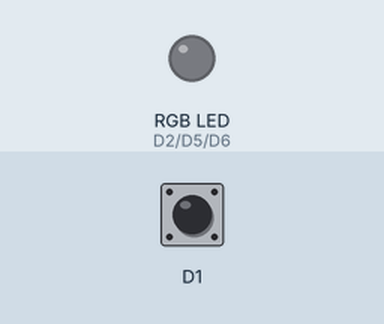
Simulated run of this sketch. Board: ESP8266 (NodeMCU). On the bench: an RGB LED mixed from three pins (HIGH = lit). The inputs (shaded band) are chosen by the test bench; at power-on: D1 HIGH. Dim RGB values are drawn brighter than linear.

Above: at 1.2 s.
1.3 s: D1 pulled LOW for 1 s
At 3.2 s:
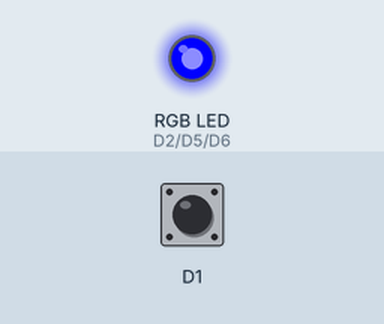
4.0 s: D1 pulled LOW for 0.15 s
At 5.6 s:
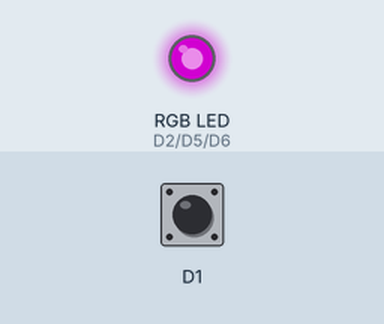
5.9 s: D1 pulled LOW for 3.2 s
At 9.4 s:
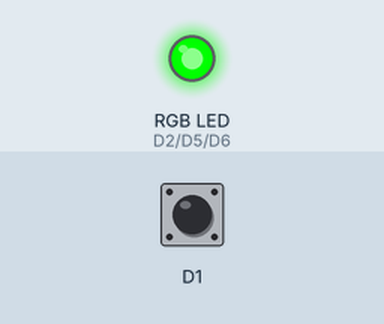
Timing chart, 0 to 10.9 s (numbered marks = the images above; inputs shaded):
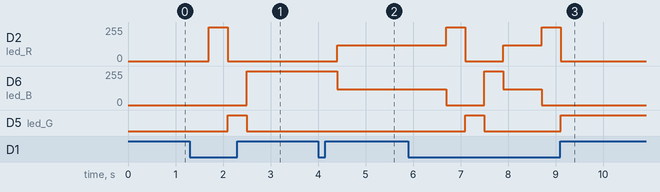

Measured:
- after the input at 1.3 s, D2 (led_R): 0/255 → 255/255 after 0.40 s, → 0/255 0.40 s later; D6 (led_B): 0/255 → 255/255 after 1.2 s; D5 (led_G): LOW → HIGH after 0.80 s, → LOW 0.40 s later
- after the input at 4.0 s, D2 (led_R): 0/255 → 120/255 after 0.40 s; D6 (led_B): 255/255 → 120/255 after 0.40 s
- after the input at 5.9 s, D2 (led_R): 120/255 → 255/255 after 0.80 s, → 0/255 0.40 s later, → 120/255 0.80 s later, → 255/255 0.80 s later, … (5 changes in this stretch); D6 (led_B): 120/255 → 0/255 after 0.80 s, → 255/255 0.80 s later, → 120/255 0.40 s later, → 0/255 0.80 s later

The sketch:

RGB-With-Button.ino
```cpp
/*
  This circuit has a common catode RGB Led and a button
  here are the wirings
  * NodeMCU -> VIN to +
  * NodeMCU -> GND to -
  * NodeMCU -> D2~ to Led Red  (resistor 330 ohms)
  * NodeMCU -> D5~ to Led Green(resistor 330 ohms)
  * NodeMCU -> D6~ to Led Blue (resistor 330 ohms)
  * Led RGB -> Cátodo to GND
  * Button  -> In to NodeMCU D1
  * Button  -> Out to GND

  The circuit does the following
  * On/Off status
  * Color change status, just like christmas tree leds

  I created the function custom_color(R,G,B)
  optimizing in less code quantity

  the function takes and assign the 3 values needed
  for RGB colors
*/

int led_R = D2;
int led_G = D5;
int led_B = D6;

int mode = 0;
void setup() {
  pinMode(led_R, OUTPUT);
  pinMode(led_G, OUTPUT);
  pinMode(led_B, OUTPUT);

  pinMode(D1, INPUT_PULLUP);
}

void loop() {

  if(digitalRead(D1) == LOW){
    mode = mode +1;
    delay(400);
  }

  switch(mode) {
    case 1:
      custom_color(255,0,0);
      break;
    case 2:
      custom_color(0,255,0);
      break;
    case 3:
      custom_color(0,0,255);
      break;
    case 4:
      custom_color(120, 0, 120);
      break;
    case 5:
      mode = 0;
      break;
    default:
      custom_color(0,0,0);
      break;
  }
}

void custom_color(int R, int G, int B){
  analogWrite(led_R, R);
  analogWrite(led_G, G);
  analogWrite(led_B, B);
}
```
